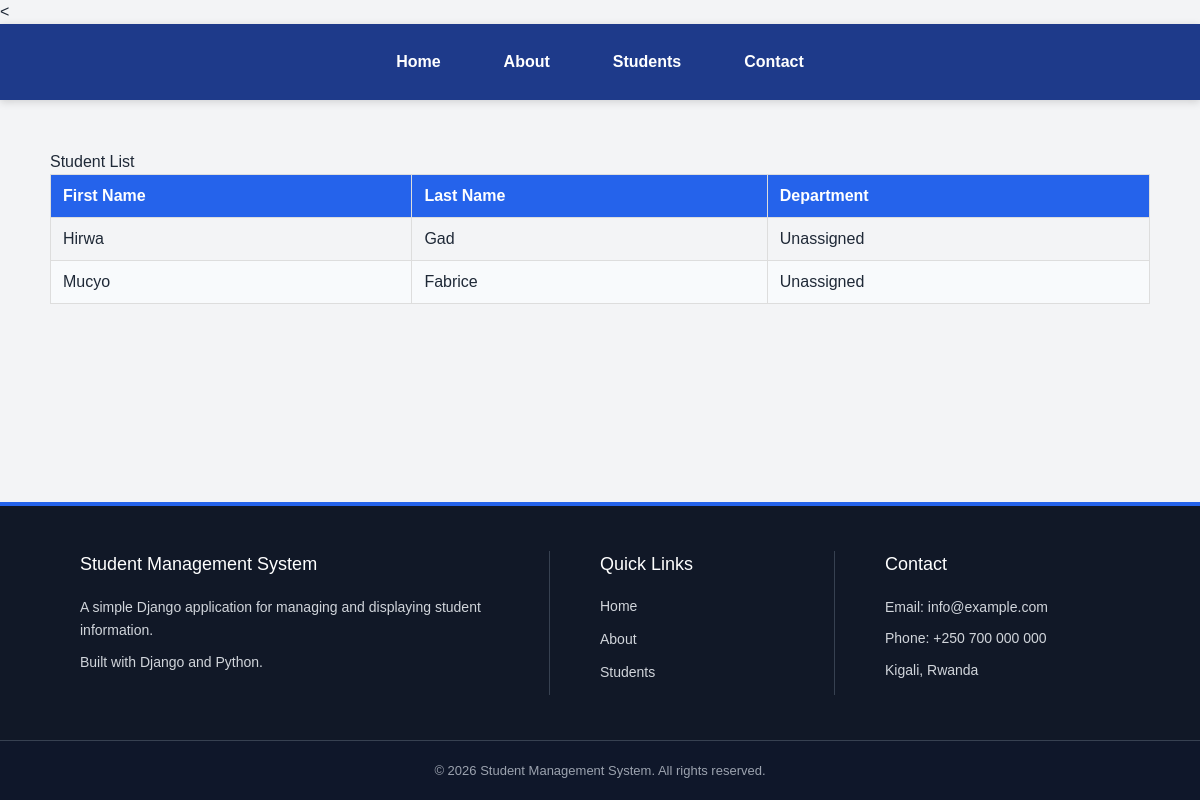
Page /student_list/ on the earlier database version.
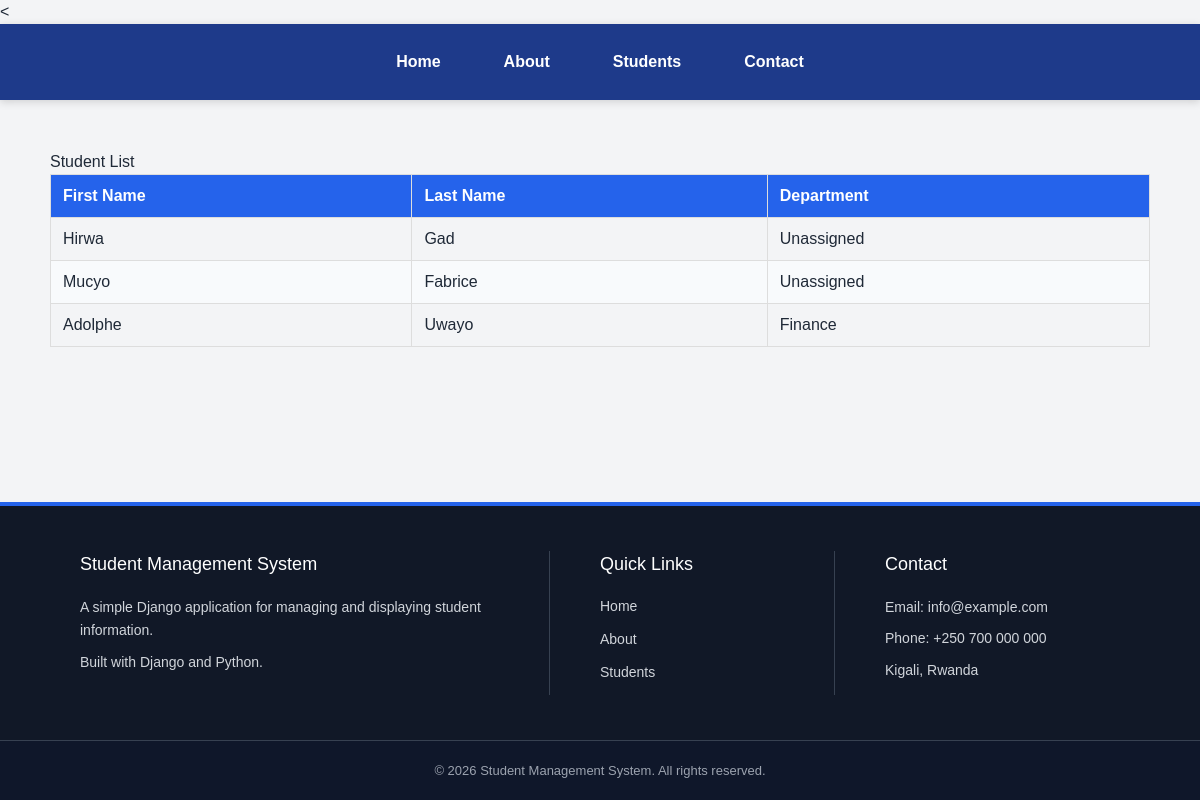
Same page on the later database version.
### student/models.py (models this page shows, shortened)
class Student(models.Model):
    first_name=models.CharField(max_length=100)
    last_name=models.CharField(max_length=100)
    department=models.ForeignKey(Department, on_delete=models.CASCADE, related_name="students")

class Department(models.Model):
    name=models.CharField(max_length=50)
    def __str__(self):
        return self.name

### student/views.py (the view)
# urls.py: path('student_list/', views.student_list, name='student-list'),
def student_list(request):
    students = {
        "students": Student.objects.all()
    }
    return render(request, "student_list.html", students)

### student/templates/student_list.html (shortened to what this page needs)
{% extends "base.html" %}
{% block content %}
  </head>
  <body>
    <h1>Student List</h1>
    <table>
      <thead>
        <tr>
          <th>First Name</th>
          <th>Last Name</th>
          <th>Department</th>
        </tr>
      </thead>
      <tbody>
        {% for student in students %}
        <tr>
          <td>{{ student.first_name }}</td>
          <td>{{ student.last_name }}</td>
          <td>{{ student.department }}</td>
        </tr>
        {% empty %}
        <tr>
          <td colspan="3">No students found.</td>
        </tr>
        {% endfor %}
      </tbody>
    </table>
{% endblock content %}

Differences in the rows shown:
added Student: first_name "Adolphe", last_name "Uwayo", department "Finance"
